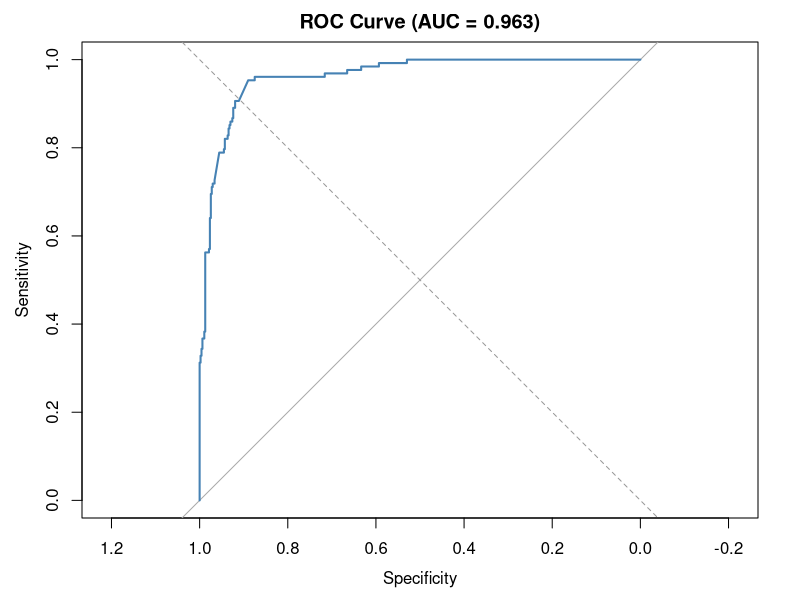

Generate this figure with R:
# Logistic.R - Logistic Regression for Attack_Flag prediction
# Response: Attack_Flag (1 = malicious, 0 = benign)
# Data:     glm_data.csv (BIC-selected features exported by setup.R)
#
# Note: requires the pROC package for ROC/AUC.
#   install.packages("pROC")

library(readr)
library(dplyr)
library(car)
library(pROC)

# --- 1. Load Data ---
glm_data <- read_csv("glm_data.csv", show_col_types = FALSE)

message(sprintf("Loaded %d rows, %d columns. Attack rate: %.1f%%",
                nrow(glm_data), ncol(glm_data),
                100 * mean(glm_data$Attack_Flag)))

# --- 2. Train/Test Split (70/30, single seeded index) ---
# One sample() call, used both ways — no risk of train/test overlap.
set.seed(42)
train_idx <- sample(seq_len(nrow(glm_data)), size = floor(0.7 * nrow(glm_data)))
train <- glm_data[train_idx, ]
test  <- glm_data[-train_idx, ]

message(sprintf("Train: %d rows | Test: %d rows", nrow(train), nrow(test)))

# --- 3. Fit Full Logistic Model on Training Set ---
# maxit = 100 (vs the default 25) so update() in the VIF loop also gets enough
# iterations to fully converge. Inherited by all downstream update() calls.
full_model <- glm(Attack_Flag ~ ., data = train, family = binomial,
                  control = glm.control(maxit = 100))
message("\n--- Full Model Summary ---")
print(summary(full_model))

# --- 4. Multicollinearity Check (VIF) with Iterative Pruning ---
message("\n--- VIF (full model) ---")
print(round(vif(full_model), 2))

current_model <- full_model
while (any(vif(current_model) > 5)) {
  v <- vif(current_model)
  drop <- names(which.max(v))
  message(sprintf("Dropping %s (VIF = %.2f)", drop, max(v)))
  current_model <- update(current_model, as.formula(paste(". ~ . -", drop)))
}

final_model <- current_model
message("\n--- Final Model (after VIF pruning) ---")
print(summary(final_model))
message("\n--- VIF (final model) ---")
print(round(vif(final_model), 2))

# --- 4b. Separation Diagnostic ---
# Complete or quasi-complete separation shows up as massive coefficient estimates
# and standard errors. Flag any whose absolute value exceeds 10 — classic
# symptoms even when glm does not print an explicit warning.
sep_summary <- summary(final_model)$coefficients
big_est <- which(abs(sep_summary[, "Estimate"])  > 10)
big_se  <- which(sep_summary[, "Std. Error"]     > 10)
flagged <- union(big_est, big_se)
if (length(flagged) > 0) {
  message("\n--- Separation warning: large coefficients/SEs detected ---")
  message("Some predictors may perfectly identify attacks. Coefficients shown:")
  print(round(sep_summary[flagged, , drop = FALSE], 3))
  message("\nWhat this means in plain language:")
  message("  These predictors have so few non-zero values in the data that the")
  message("  model can split attacks from benign almost perfectly using them.")
  message("  When that happens, the coefficient estimate is technically valid")
  message("  but very unstable -- a different random train/test split could")
  message("  produce a wildly different number.")
  message("\nHow we handle it:")
  message("  We KEEP these predictors in the model (they still help the")
  message("  classifier's overall performance), but we DO NOT interpret their")
  message("  odds ratios. Report them as 'flagged for separation -- estimate")
  message("  not interpreted.'")
} else {
  message("\nNo separation indicators -- coefficients and standard errors are well-behaved.")
}

# --- 5. Overall Model Significance (Likelihood Ratio Test) ---
lr_stat <- final_model$null.deviance - final_model$deviance
lr_df   <- final_model$df.null - final_model$df.residual
lr_p    <- pchisq(lr_stat, lr_df, lower.tail = FALSE)
message(sprintf("\nLikelihood ratio test: chi-sq = %.2f on %d df, p = %.3e",
                lr_stat, lr_df, lr_p))

# --- 6. Predict on Test Set ---
# train and test came from the same glm_data, so columns match — no subsetting needed.
test_probs <- predict(final_model, newdata = test, type = "response")

# --- 7. ROC Curve and AUC ---
roc_obj <- roc(test$Attack_Flag, test_probs, quiet = TRUE)
auc_val <- as.numeric(auc(roc_obj))
message(sprintf("\nTest AUC: %.4f", auc_val))

pdf("logistic_roc.pdf", width = 7, height = 7)
plot(roc_obj, main = sprintf("ROC Curve (AUC = %.3f)", auc_val),
     col = "steelblue", lwd = 2)
abline(a = 0, b = 1, lty = 2, col = "gray60")
dev.off()
message("Saved ROC curve to logistic_roc.pdf")

# --- 8. Classification Metrics ---
compute_metrics <- function(cm) {
  TP <- cm["1", "1"]; TN <- cm["0", "0"]
  FP <- cm["1", "0"]; FN <- cm["0", "1"]
  list(
    accuracy    = (TP + TN) / sum(cm),
    sensitivity = TP / (TP + FN),     # recall on attacks
    specificity = TN / (TN + FP),
    precision   = TP / (TP + FP),
    f1          = 2 * TP / (2 * TP + FP + FN)
  )
}

print_metrics <- function(label, m) {
  message(sprintf("%s | Acc: %.3f  Sens: %.3f  Spec: %.3f  Prec: %.3f  F1: %.3f",
                  label, m$accuracy, m$sensitivity, m$specificity,
                  m$precision, m$f1))
}

# 8a. Default cutoff = 0.5
preds_05 <- ifelse(test_probs > 0.5, 1, 0)
cm_05 <- table(predicted = factor(preds_05, levels = c(0, 1)),
               actual    = factor(test$Attack_Flag, levels = c(0, 1)))
message("\n--- Confusion Matrix (cutoff = 0.5) ---")
print(cm_05)
print_metrics("cutoff 0.5", compute_metrics(cm_05))

# 8b. Youden-optimal cutoff (maximizes sensitivity + specificity)
opt <- coords(roc_obj, "best", best.method = "youden", transpose = FALSE)
opt_cut <- as.numeric(opt$threshold[1])
preds_opt <- ifelse(test_probs > opt_cut, 1, 0)
cm_opt <- table(predicted = factor(preds_opt, levels = c(0, 1)),
                actual    = factor(test$Attack_Flag, levels = c(0, 1)))
message(sprintf("\n--- Confusion Matrix (Youden-optimal cutoff = %.3f) ---", opt_cut))
print(cm_opt)
print_metrics(sprintf("cutoff %.3f", opt_cut), compute_metrics(cm_opt))

# --- 9. Coefficient Interpretation (Odds Ratios) ---
# Use Wald-based CIs (confint.default) rather than profile-likelihood (confint).
# Wald is standard for large-sample logistic regression and avoids the
# convergence-sensitive profile search that the default uses.
odds_ratios <- exp(coef(final_model))
or_ci <- exp(confint.default(final_model))

or_table <- data.frame(
  Predictor  = names(odds_ratios),
  OR         = round(odds_ratios, 4),
  CI_lower   = round(or_ci[, 1], 4),
  CI_upper   = round(or_ci[, 2], 4),
  Pct_Change = round(100 * (odds_ratios - 1), 1),
  row.names  = NULL
)

message("\n=== ODDS RATIOS (per 1-unit increase in predictor) ===")
message("Pct_Change interprets the OR as a percent change in odds of an attack.")
print(or_table)

# --- 10. Practical Significance: Standardized Odds Ratios ---
# Per-unit odds ratios above are not directly comparable across predictors
# because a unit of Destination.Port is not the same kind of thing as a unit of
# Down.Up.Ratio. Re-fit on standardized predictors so each odds ratio describes
# a 1-SD change. Mirrors the scaled-coefficient block in Linear.R.

final_terms  <- setdiff(names(coef(final_model)), "(Intercept)")
train_scaled <- train[, c("Attack_Flag", final_terms), drop = FALSE]
train_scaled[, final_terms] <- as.data.frame(scale(train_scaled[, final_terms]))

final_model_scaled <- glm(Attack_Flag ~ ., data = train_scaled, family = binomial,
                          control = glm.control(maxit = 100))

or_scaled          <- exp(coef(final_model_scaled))[-1]
pct_change_scaled  <- 100 * (or_scaled - 1)
pct_change_display <- round(pct_change_scaled, 1)

# Classify off the rounded (displayed) value so the table is internally
# consistent: anything that prints as +/-100.0 or larger is LARGE. This avoids
# the floating-point trap where exp(very_negative) yields e.g. -99.9999975
# which displays as -100.0 but technically has abs < 100.
practical_class <- ifelse(abs(pct_change_display) >= 100, "LARGE",
                   ifelse(abs(pct_change_display) >   25, "moderate",
                   ifelse(abs(pct_change_display) >    5, "small", "trivial")))

practical_table <- data.frame(
  Predictor          = names(or_scaled),
  OR_per_SD          = round(or_scaled, 3),
  Pct_Change_per_SD  = pct_change_display,
  Practical          = practical_class,
  row.names          = NULL
)

message("\n=== STANDARDIZED ODDS RATIOS (per 1-SD change in predictor) ===")
message("Class scale: LARGE > 100% | moderate 25-100% | small 5-25% | trivial < 5%")
print(practical_table)

message("\n=== Logistic regression complete ===")
